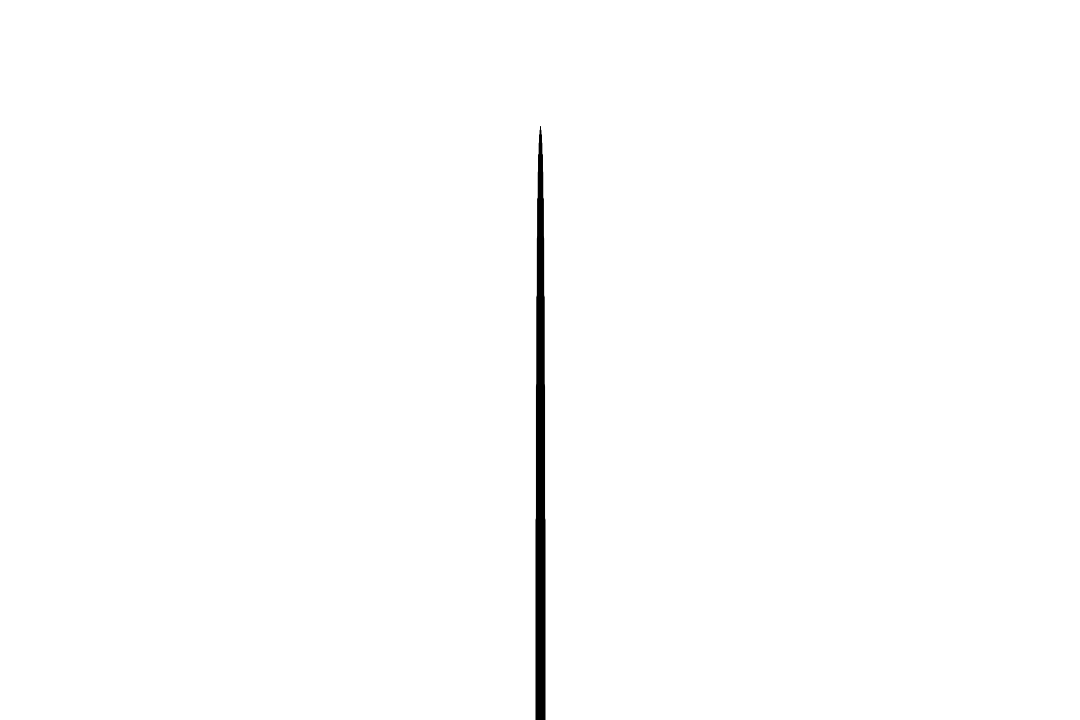
Frame 1 (no input)
Frame 60 (the mouse pressed at the canvas centre just before this capture): identical to frame 1, image omitted
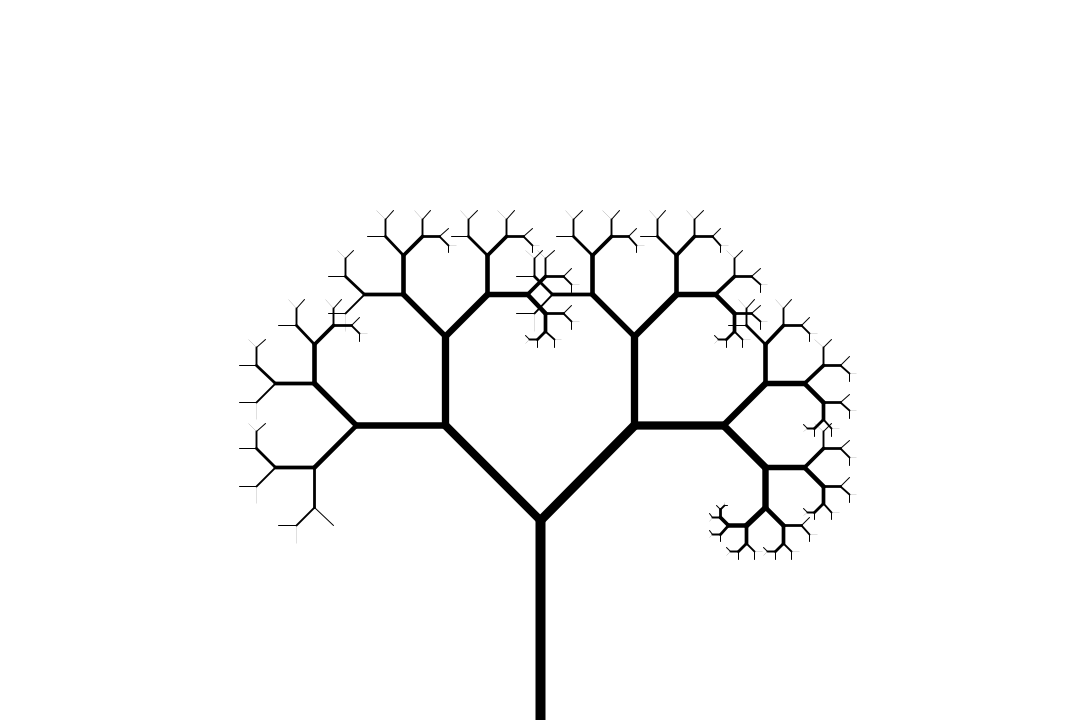
Frame 120 (the mouse held since frame 60 and released just before this capture)

The Processing sketch that drew these frames (run headless with seeded random() and noise(); from frame 60 on, the mouse is pressed at the canvas centre):

// Processing sketch: fractal_thing
// ── fractal_thing.pde

boolean e = false;

void setup() {
  size(1080, 720);
}

void draw() {
  background(255);
  new Branch(width/2,height,map(mouseX, 0, width, 0, PI/2), 200,0,10);
  
}

// ── Branch.pde
class Branch {
  
  float x,y,a,len;
  int lvl,max;
  
  Branch(float x, float y, float a, float len, int lvl, int max) {
    this.x = x;
    this.y = y;
    this.a = a;
    this.len = len;
    this.lvl = lvl;
    this.max = max;
    show();
  }
  
  void show() {
    pushMatrix();
    translate(x,y);
    
    strokeWeight(map(lvl,0,max,10,1));
    
    line(0,0,0,-len);
    
    if (lvl < max){
      translate(0, -len);
      rotate(a);
      new Branch(0,0,a,len * 2/3, lvl +1, max);
      rotate(-2 * a);
      new Branch(0,0,a,len * 2/3, lvl + 2, max);
    }
    popMatrix();
  }
  
  
  
  
  
  
  
  
  
  
}
